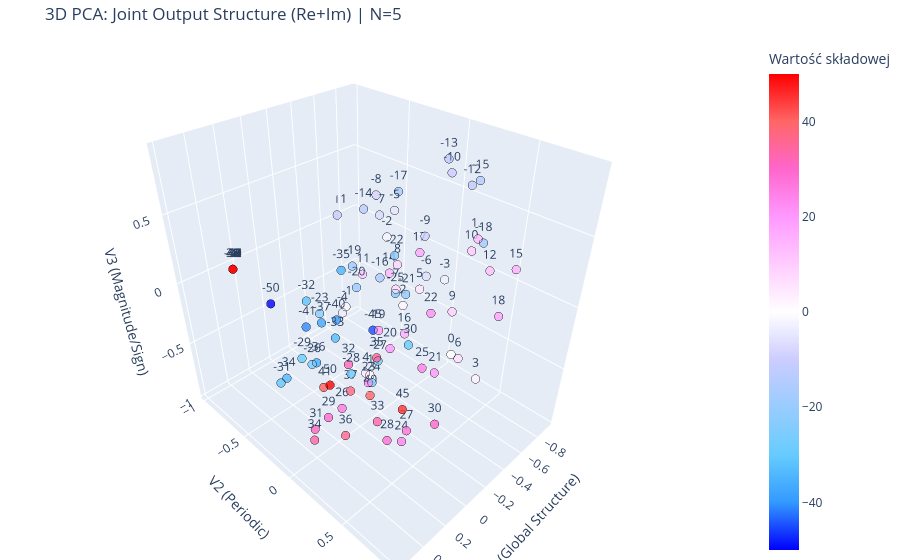

Here is the notebook cell this chart was saved with:
### Code cell
def plot_output_complex_polar_pca_3d(model, N=6):
    w_re = model.unembed_re.weight.detach().cpu().numpy()
    w_im = model.unembed_im.weight.detach().cpu().numpy()
    
    min_val, max_val = -2 * N * N, 2 * N * N
    output_offset = 2 * N * N
    active_indices = []
    labels = []
    
    for val in range(min_val, max_val + 1):
        idx = val + output_offset
        if 0 <= idx < w_re.shape[0]:
            active_indices.append(idx)
            labels.append(val)
            
    re_weights = w_re[active_indices]
    im_weights = w_im[active_indices]
    
    joint_weights = np.concatenate([re_weights, im_weights], axis=1)

    pca = PCA(n_components=3)
    embeds_3d = pca.fit_transform(joint_weights)
    
    df = pd.DataFrame(embeds_3d, columns=['PCA1', 'PCA2', 'PCA3'])
    df['label'] = labels
    df['abs_label'] = np.abs(df['label'])
    
    fig = px.scatter_3d(
        df, 
        x='PCA1', 
        y='PCA2', 
        z='PCA3',
        color='label',
        text='label',
        color_continuous_scale='Picnic',
        title=f"3D PCA: Joint Output Structure (Re+Im) | N={N}",
        labels={'label': 'Wartość składowej'},
        opacity=0.8
    )

    fig.update_traces(
        marker=dict(size=5, line=dict(width=1, color='Black')),
        textposition='top center'
    )

    fig.update_layout(
        margin=dict(l=0, r=0, b=0, t=40),
        scene=dict(
            xaxis_title='V1 (Global Structure)',
            yaxis_title='V2 (Periodic)',
            zaxis_title='V3 (Magnitude/Sign)'
        )
    )
    
    fig.show()

plot_output_complex_polar_pca_3d(model, N=5)

### Figure 1 — Plotly figure (JSON) as saved in the notebook; plotly's stock layout.template omitted (floating-point values rounded to 4 significant figures)
{"data": [{"hovertemplate": "PCA1=%{x}<br>PCA2=%{y}<br>PCA3=%{z}<br>Wartość składowej=%{marker.color}<extra></extra>", "legendgroup": "", "marker": {"color": [-50, -49, -48, -47, -46, -45, -44, -43, -42, -41, -40, -39, -38, -37, -36, -35, -34, -33, -32, -31, -30, -29, -28, -27, -26, -25, -24, -23, -22, -21, -20, -19, -18, -17, -16, -15, -14, -13, -12, -11, -10, -9, -8, -7, -6, -5, -4, -3, -2, -1, 0, 1, 2, 3, 4, 5, 6, 7, 8, 9, 10, 11, 12, 13, 14, 15, 16, 17, 18, 19, 20, 21, 22, 23, 24, 25, 26, 27, 28, 29, 30, 31, 32, 33, 34, 35, 36, 37, 38, 39, 40, 41, 42, 43, 44, 45, 46, 47, 48, 49, 50], "coloraxis": "coloraxis", "line": {"color": "Black", "width": 1}, "opacity": 0.8, "size": 5, "symbol": "circle"}, "mode": "markers+text", "name": "", "scene": "scene", "showlegend": false, "text": [-50.0, -49.0, -48.0, -47.0, -46.0, -45.0, -44.0, -43.0, -42.0, -41.0, -40.0, -39.0, -38.0, -37.0, -36.0, -35.0, -34.0, -33.0, -32.0, -31.0, -30.0, -29.0, -28.0, -27.0, -26.0, -25.0, -24.0, -23.0, -22.0, -21.0, -20.0, -19.0, -18.0, -17.0, -16.0, -15.0, -14.0, -13.0, -12.0, -11.0, -10.0, -9.0, -8.0, -7.0, -6.0, -5.0, -4.0, -3.0, -2.0, -1.0, 0.0, 1.0, 2.0, 3.0, 4.0, 5.0, 6.0, 7.0, 8.0, 9.0, 10.0, 11.0, 12.0, 13.0, 14.0, 15.0, 16.0, 17.0, 18.0, 19.0, 20.0, 21.0, 22.0, 23.0, 24.0, 25.0, 26.0, 27.0, 28.0, 29.0, 30.0, 31.0, 32.0, 33.0, 34.0, 35.0, 36.0, 37.0, 38.0, 39.0, 40.0, 41.0, 42.0, 43.0, 44.0, 45.0, 46.0, 47.0, 48.0, 49.0, 50.0], "textposition": "top center", "type": "scatter3d", "x": [0.5081, 0.5551, 0.5551, 0.5551, 0.5551, 0.3884, 0.5551, 0.5551, 0.5551, 0.2525, 0.2578, 0.5551, 0.5551, 0.3059, 0.5026, 0.06908, 0.5881, 0.4546, 0.1637, 0.5218, 0.395, 0.2421, 0.3403, 0.4309, 0.1279, -0.1185, 0.3171, 0.04711, -0.3836, -0.02378, -0.179, -0.3569, -0.1503, -0.7077, -0.4578, -0.3985, -0.6974, -0.8322, -0.4385, -0.7199, -0.792, -0.3136, -0.7155, -0.4829, -0.0916, -0.5798, -0.1819, 0.03879, -0.425, -0.1386, -0.064, -0.2034, -0.4582, -0.01956, -0.2535, -0.6928, -0.1893, -0.5206, -0.76, -0.4193, -0.8715, -0.8042, -0.462, -0.9226, -0.7911, -0.5117, -0.5374, -0.8272, -0.2408, -0.421, -0.3037, -0.1118, -0.5105, -0.09246, 0.1869, -0.2221, 0.007016, 0.3781, 0.209, 0.1713, 0.3095, 0.3716, 0.05099, 0.3484, 0.5213, 0.001902, 0.4829, 0.2138, 0.5551, 0.5551, 0.1776, 0.2562, 0.5551, 0.5551, 0.5551, 0.3718, 0.5551, 0.5551, 0.5551, 0.5551, 0.3932], "y": [-0.1802, -0.4522, -0.4522, -0.4522, -0.4522, 0.5135, -0.4522, -0.4522, -0.4522, -0.2054, 0.08926, -0.4522, -0.4522, 0.01232, 0.1909, -0.06886, 0.01662, 0.3008, -0.2998, -0.1479, 0.7556, -0.2884, 0.2909, 0.5917, -0.3332, 0.1946, 0.4339, -0.3191, -0.06178, 0.36, -0.2028, -0.4308, 0.7449, -0.3382, -0.2632, 0.5171, -0.6649, -0.03259, 0.4404, -0.9796, 0.03086, 0.2359, -0.5566, -0.2947, 0.4429, -0.2524, -0.3516, 0.6684, -0.1719, -0.2665, 0.6753, -0.107, -0.04293, 0.881, -0.2002, -0.09922, 0.6378, -0.1691, -0.3781, 0.3982, 0.1838, -0.7939, 0.6033, 0.1887, -0.485, 0.7396, -0.08826, -0.2268, 0.8341, -0.2343, -0.01071, 0.5324, 0.1604, -0.009692, 0.555, 0.347, -0.1783, 0.7529, 0.4568, -0.1368, 0.8828, -0.03654, -0.04843, 0.509, 0.1452, 0.1606, 0.387, 0.143, -0.4522, -0.4522, 0.2793, -0.06461, -0.4522, -0.4522, -0.4522, 0.7131, -0.4522, -0.4522, -0.4522, -0.4522, 0.1641], "z": [0.2109, 0.3404, 0.3404, 0.3404, 0.3404, 0.3396, 0.3404, 0.3404, 0.3404, -0.1073, 0.1069, 0.3404, 0.3404, 0.07108, -0.002395, 0.287, -0.1731, 0.2067, -0.002898, -0.3615, 0.389, -0.4189, -0.1234, 0.2118, -0.5679, 0.1591, -0.1121, -0.1711, 0.1967, 0.2795, -0.01878, -0.03475, 0.7137, 0.4389, -0.09996, 0.8933, 0.1949, 0.7231, 0.8283, 0.02242, 0.6617, 0.4838, 0.3361, 0.3623, 0.407, 0.3761, -0.3019, 0.5501, 0.2709, -0.1839, 0.007892, -0.7336, -0.2221, -0.01337, -0.8053, -0.2291, -0.1203, -0.1794, -0.1792, -0.02659, 0.1281, -0.4719, 0.3462, 0.201, -0.3145, 0.3936, -0.5374, -0.0398, 0.2622, -0.5229, -0.4932, -0.25, -0.2099, -0.6703, -0.595, -0.3968, -0.9641, -0.2065, -0.6444, -0.9074, -0.1119, -0.7964, -0.4417, -0.3408, -0.6413, -0.2875, -0.4437, -0.4394, 0.3404, 0.3404, -0.4104, -0.519, 0.3404, 0.3404, 0.3404, -0.08308, 0.3404, 0.3404, 0.3404, 0.3404, -0.2586]}], "layout": {"coloraxis": {"colorbar": {"title": {"text": "Wartość składowej"}}, "colorscale": [[0, "rgb(0,0,255)"], [0.1, "rgb(51,153,255)"], [0.2, "rgb(102,204,255)"], [0.3, "rgb(153,204,255)"], [0.4, "rgb(204,204,255)"], [0.5, "rgb(255,255,255)"], [0.6, "rgb(255,204,255)"], [0.7, "rgb(255,153,255)"], [0.8, "rgb(255,102,204)"], [0.9, "rgb(255,102,102)"], [1, "rgb(255,0,0)"]]}, "legend": {"tracegroupgap": 0}, "margin": {"b": 0, "l": 0, "r": 0, "t": 40}, "scene": {"domain": {"x": [0, 1], "y": [0, 1]}, "xaxis": {"title": {"text": "V1 (Global Structure)"}}, "yaxis": {"title": {"text": "V2 (Periodic)"}}, "zaxis": {"title": {"text": "V3 (Magnitude/Sign)"}}}, "title": {"text": "3D PCA: Joint Output Structure (Re+Im) | N=5"}}}
